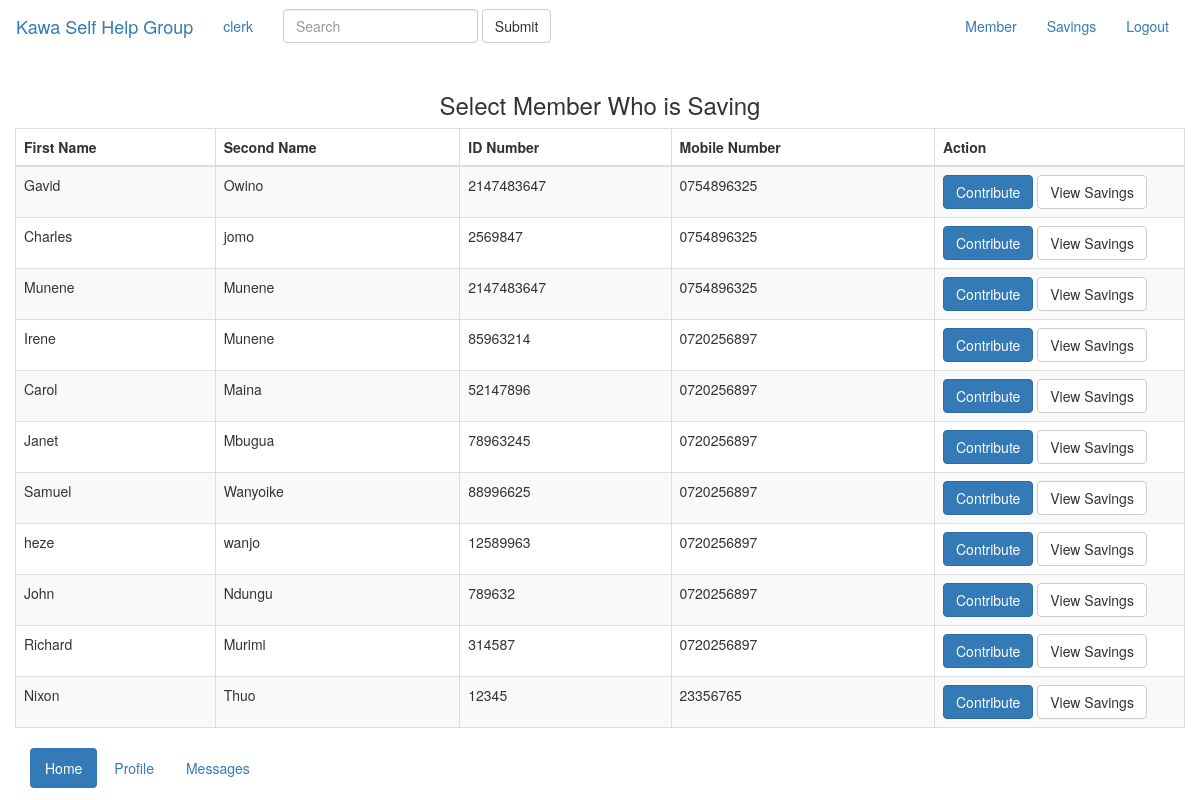
The page /Savings/index.php (signed in) on the database its author committed.
### tables this page shows
CREATE TABLE `members` (
  `id` int(11) NOT NULL,
  `first_name` varchar(100) NOT NULL,
  `second_name` varchar(100) NOT NULL,
  `id_number` int(100) NOT NULL,
  `mobile` varchar(100) NOT NULL
);

### Savings/index.php (the view, shortened to what this page needs)
<?php include('../header/body_layout.php');?>
<div class="container">
	<div class="row">
		<h3 align="center">Select Member Who is Saving</h3>
	</div>
	<div class="row">
		<table class="table table-striped table-bordered">
			<thead>
				<tr>
					<th>First Name</th>
					<th>Second Name</th>
					<th>ID Number</th>
					<th>Mobile Number</th>
					<th>Action</th>
				</tr>
			</thead>
			<tbody>
				<?php
				$pdo = Database::connect();
				$sql = 'SELECT * FROM members ORDER BY id DESC';
				foreach ($pdo->query($sql) as $row) {
					echo '<tr>';
					echo '<td>'. $row['first_name'] . '</td>';
					echo '<td>'. $row['second_name'] . '</td>';
					echo '<td>'. $row['id_number'] . '</td>';
					echo '<td>'. $row['mobile'] . '</td>';
					echo '<td width=250>';
					echo '<a class="btn btn-primary" href="create_saving.php?id='.$row['id'].'">Contribute</a>';
					echo '<a class="btn btn-default" href="read_savings.php?id='.$row['id'].'">View Savings</a>';
					echo '</td>';
					echo '</tr>';
				}
				?>
			</tbody>
		</table>
	</div>
</div>
<?php include('../footers/body_footer.php');?>

### rows shown on the page
members: first_name "Gavid", second_name "Owino", id_number "2147483647", mobile "0754896325"
members: first_name "Charles", second_name "jomo", id_number "2569847", mobile "0754896325"
members: first_name "Munene", second_name "Munene", id_number "2147483647", mobile "0754896325"
members: first_name "Irene", second_name "Munene", id_number "85963214", mobile "0720256897"
members: first_name "Carol", second_name "Maina", id_number "52147896", mobile "0720256897"
members: first_name "Janet", second_name "Mbugua", id_number "78963245", mobile "0720256897"
members: first_name "Samuel", second_name "Wanyoike", id_number "88996625", mobile "0720256897"
members: first_name "heze", second_name "wanjo", id_number "12589963", mobile "0720256897"
members: first_name "John", second_name "Ndungu", id_number "789632", mobile "0720256897"
members: first_name "Richard", second_name "Murimi", id_number "314587", mobile "0720256897"
members: first_name "Nixon", second_name "Thuo", id_number "12345", mobile "23356765"

### other values the page prints
$title "Kawa Self Help Group"
$_SESSION["username"] "clerk"
